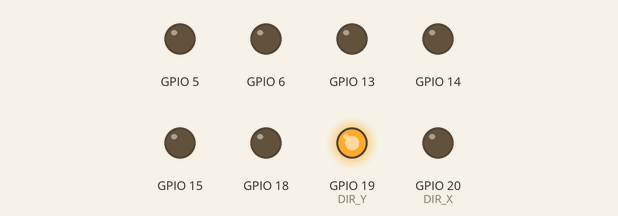
The program below on a simulated Raspberry Pi (BCM pin numbers), started with the arguments forward left. Shown: output pins drawn as LEDs (lit = HIGH). Pins used as bus, display or sensor lines are not drawn; what the program prints to the terminal is not drawn.

Above: at 0.1 s.
Timing chart, 0 to 1.6 s (numbered marks = the images above):
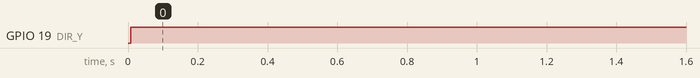

The program:

version2_full.py
```python
from time import sleep
import pigpio
import sys

DIR_X= 20     # Direction GPIO Pin
DIR_Y = 19

STEP_X = 21    # Step GPIO Pin
STEP_Y = 26

SWITCH = 16  # GPIO pin of switch


# Connect to pigpiod daemon
pi_x = pigpio.pi()
pi_y = pigpio.pi()

# Set up pins as an output
pi_x.set_mode(DIR_X, pigpio.OUTPUT)
pi_x.set_mode(STEP_X, pigpio.OUTPUT)

pi_y.set_mode(DIR_Y, pigpio.OUTPUT)
pi_y.set_mode(STEP_Y, pigpio.OUTPUT)

# Set up input switch
pi_x.set_mode(SWITCH, pigpio.INPUT)
pi_x.set_pull_up_down(SWITCH, pigpio.PUD_UP)

pi_y.set_mode(SWITCH, pigpio.INPUT)
pi_y.set_pull_up_down(SWITCH, pigpio.PUD_UP)


MODE_X = (14, 15, 18)   # Microstep Resolution GPIO Pins
MODE_Y = (5, 6, 13)

RESOLUTION = {'Full': (0, 0, 0),
              'Half': (1, 0, 0),
              '1/4': (0, 1, 0),
              '1/8': (1, 1, 0),
              '1/16': (0, 0, 1),
              '1/32': (1, 0, 1)}


dir_x = sys.argv[1]
dir_y = sys.argv[2]


for i in range(3):
    pi_x.write(MODE_X[i], RESOLUTION['Full'][i])
    pi_y.write(MODE_Y[i], RESOLUTION['Full'][i])


# Set duty cycle and frequency
pi_x.set_PWM_dutycycle(STEP_X, 200)  # PWM 1/2 On 1/2 Off
pi_x.set_PWM_frequency(STEP_X, 1250)  # 500 pulses per second

pi_y.set_PWM_dutycycle(STEP_Y, 200)  # PWM 1/2 On 1/2 Off
pi_y.set_PWM_frequency(STEP_Y, 1250)  # 500 pulses

try:
    while True:
        #pi_x.write(DIR_X,int(sys.argv[1]))  # Set direction
	#pi_y.write(DIR_Y,int(sys.argv[2]))
	if dir_x == 'forward':
		print("Moving Forward")
		pi_x.write(DIR_X,0)
	elif dir_x == 'backward':
		print("Moving Backward")
		pi_x.write(DIR_X,1)
	#elif int(dir_x) == 0:
	else:
		pi_x.set_PWM_dutycycle(STEP_X, 0)  # PWM off
		#pi_x.stop()

        if dir_y == 'left':
		pi_y.write(DIR_Y,1)
		print("Moving Left")
        elif dir_y == 'right':
		pi_y.write(DIR_Y,0)
		print("Moving Right")
	else:
		pi_y.set_PWM_dutycycle(STEP_Y, 0)  # PWM off
    		#pi_y.stop()


except KeyboardInterrupt:
    print ("\nCtrl-C pressed.  Stopping PIGPIO and exiting...")
finally:
    pi_x.set_PWM_dutycycle(STEP_X, 0)  # PWM off
    pi_x.stop()
    pi_y.set_PWM_dutycycle(STEP_Y, 0)  # PWM off
    pi_y.stop()
```

Measured:
- by itself, GPIO 19 (DIR_Y): LOW → HIGH at 0.01 s
